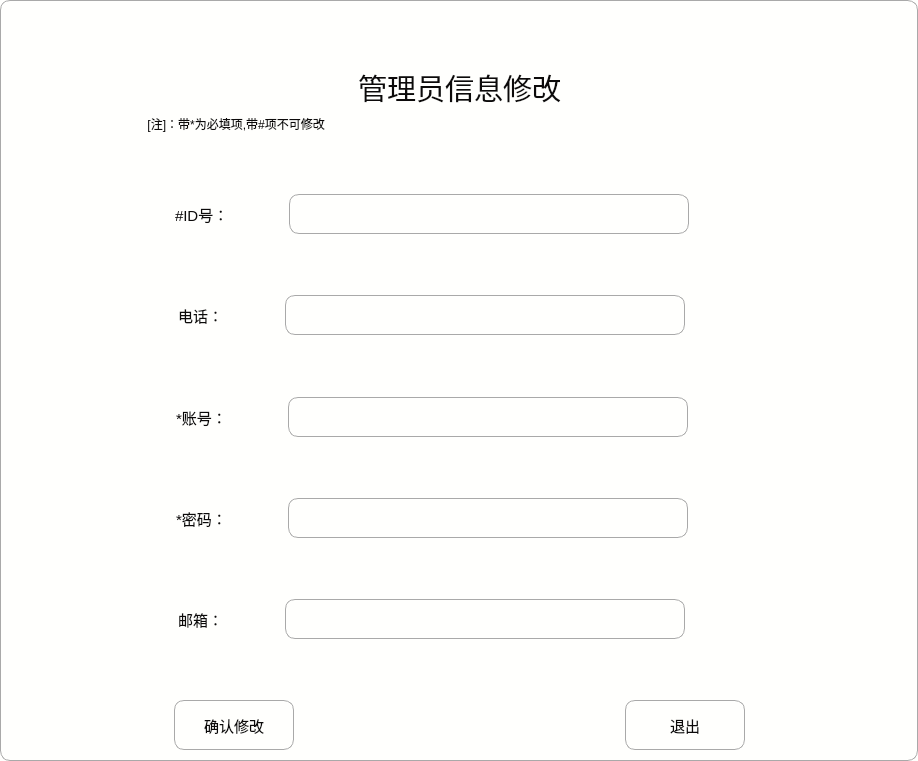
<?xml version="1.0" encoding="UTF-8"?>
<ui version="4.0">
 <class>Manchange</class>
 <widget class="QDialog" name="Manchange">
  <property name="geometry">
   <rect>
    <x>0</x>
    <y>0</y>
    <width>918</width>
    <height>761</height>
   </rect>
  </property>
  <property name="windowTitle">
   <string>Dialog</string>
  </property>
  <property name="styleSheet">
   <string notr="true">QPushButton:hover{
        color:red
        }
QLineEdit{
        border:1px solid gray;;
        border-radius:10px;
        padding:2px 4px;
}
QWidget{
        color:#0c0a0a;
        background:rgb(255, 255, 253);
        border-top:1px solid darkGray;
        border-bottom:1px solid darkGray;
        border-right:1px solid darkGray;
        border-left:1px solid darkGray;
        border-top-left-radius:10px;
        border-top-right-radius:10px;
        border-bottom-right-radius:10px;
        border-bottom-left-radius:10px;
    }
QLabel{
        border:none;}

</string>
  </property>
  <layout class="QVBoxLayout" name="verticalLayout_3">
   <item>
    <layout class="QVBoxLayout" name="verticalLayout_2">
     <item>
      <layout class="QVBoxLayout" name="verticalLayout"/>
     </item>
     <item>
      <spacer name="verticalSpacer_31">
       <property name="orientation">
        <enum>Qt::Vertical</enum>
       </property>
       <property name="sizeHint" stdset="0">
        <size>
         <width>20</width>
         <height>40</height>
        </size>
       </property>
      </spacer>
     </item>
     <item>
      <layout class="QHBoxLayout" name="horizontalLayout_13">
       <item>
        <spacer name="horizontalSpacer_15">
         <property name="orientation">
          <enum>Qt::Horizontal</enum>
         </property>
         <property name="sizeHint" stdset="0">
          <size>
           <width>40</width>
           <height>20</height>
          </size>
         </property>
        </spacer>
       </item>
       <item>
        <widget class="QLabel" name="titlelabel">
         <property name="font">
          <font>
           <family>华文楷体</family>
           <pointsize>22</pointsize>
          </font>
         </property>
         <property name="text">
          <string>管理员信息修改</string>
         </property>
        </widget>
       </item>
       <item>
        <spacer name="horizontalSpacer_14">
         <property name="orientation">
          <enum>Qt::Horizontal</enum>
         </property>
         <property name="sizeHint" stdset="0">
          <size>
           <width>40</width>
           <height>20</height>
          </size>
         </property>
        </spacer>
       </item>
      </layout>
     </item>
     <item>
      <widget class="QLabel" name="label">
       <property name="text">
        <string>                                         [注]：带*为必填项,带#项不可修改</string>
       </property>
      </widget>
     </item>
     <item>
      <spacer name="verticalSpacer_6">
       <property name="orientation">
        <enum>Qt::Vertical</enum>
       </property>
       <property name="sizeHint" stdset="0">
        <size>
         <width>20</width>
         <height>40</height>
        </size>
       </property>
      </spacer>
     </item>
     <item>
      <layout class="QHBoxLayout" name="horizontalLayout_4">
       <item>
        <spacer name="horizontalSpacer_52">
         <property name="orientation">
          <enum>Qt::Horizontal</enum>
         </property>
         <property name="sizeHint" stdset="0">
          <size>
           <width>40</width>
           <height>20</height>
          </size>
         </property>
        </spacer>
       </item>
       <item>
        <spacer name="horizontalSpacer_8">
         <property name="orientation">
          <enum>Qt::Horizontal</enum>
         </property>
         <property name="sizeHint" stdset="0">
          <size>
           <width>40</width>
           <height>20</height>
          </size>
         </property>
        </spacer>
       </item>
       <item>
        <spacer name="horizontalSpacer_54">
         <property name="orientation">
          <enum>Qt::Horizontal</enum>
         </property>
         <property name="sizeHint" stdset="0">
          <size>
           <width>40</width>
           <height>20</height>
          </size>
         </property>
        </spacer>
       </item>
       <item>
        <widget class="QLabel" name="phone_2">
         <property name="font">
          <font>
           <pointsize>11</pointsize>
          </font>
         </property>
         <property name="text">
          <string>#ID号：</string>
         </property>
        </widget>
       </item>
       <item>
        <spacer name="horizontalSpacer_55">
         <property name="orientation">
          <enum>Qt::Horizontal</enum>
         </property>
         <property name="sizeHint" stdset="0">
          <size>
           <width>40</width>
           <height>20</height>
          </size>
         </property>
        </spacer>
       </item>
       <item>
        <widget class="QTextBrowser" name="textBrowser_id">
         <property name="sizePolicy">
          <sizepolicy hsizetype="Minimum" vsizetype="Minimum">
           <horstretch>0</horstretch>
           <verstretch>0</verstretch>
          </sizepolicy>
         </property>
         <property name="minimumSize">
          <size>
           <width>400</width>
           <height>40</height>
          </size>
         </property>
         <property name="maximumSize">
          <size>
           <width>16777215</width>
           <height>40</height>
          </size>
         </property>
         <property name="font">
          <font>
           <pointsize>11</pointsize>
          </font>
         </property>
        </widget>
       </item>
       <item>
        <spacer name="horizontalSpacer_56">
         <property name="orientation">
          <enum>Qt::Horizontal</enum>
         </property>
         <property name="sizeHint" stdset="0">
          <size>
           <width>40</width>
           <height>20</height>
          </size>
         </property>
        </spacer>
       </item>
       <item>
        <spacer name="horizontalSpacer_57">
         <property name="orientation">
          <enum>Qt::Horizontal</enum>
         </property>
         <property name="sizeHint" stdset="0">
          <size>
           <width>40</width>
           <height>20</height>
          </size>
         </property>
        </spacer>
       </item>
       <item>
        <spacer name="horizontalSpacer_58">
         <property name="orientation">
          <enum>Qt::Horizontal</enum>
         </property>
         <property name="sizeHint" stdset="0">
          <size>
           <width>40</width>
           <height>20</height>
          </size>
         </property>
        </spacer>
       </item>
       <item>
        <spacer name="horizontalSpacer_9">
         <property name="orientation">
          <enum>Qt::Horizontal</enum>
         </property>
         <property name="sizeHint" stdset="0">
          <size>
           <width>40</width>
           <height>20</height>
          </size>
         </property>
        </spacer>
       </item>
      </layout>
     </item>
     <item>
      <spacer name="verticalSpacer">
       <property name="orientation">
        <enum>Qt::Vertical</enum>
       </property>
       <property name="sizeHint" stdset="0">
        <size>
         <width>20</width>
         <height>40</height>
        </size>
       </property>
      </spacer>
     </item>
     <item>
      <layout class="QHBoxLayout" name="horizontalLayout_2">
       <item>
        <spacer name="horizontalSpacer_33">
         <property name="orientation">
          <enum>Qt::Horizontal</enum>
         </property>
         <property name="sizeHint" stdset="0">
          <size>
           <width>40</width>
           <height>20</height>
          </size>
         </property>
        </spacer>
       </item>
       <item>
        <spacer name="horizontalSpacer_6">
         <property name="orientation">
          <enum>Qt::Horizontal</enum>
         </property>
         <property name="sizeHint" stdset="0">
          <size>
           <width>40</width>
           <height>20</height>
          </size>
         </property>
        </spacer>
       </item>
       <item>
        <spacer name="horizontalSpacer_39">
         <property name="orientation">
          <enum>Qt::Horizontal</enum>
         </property>
         <property name="sizeHint" stdset="0">
          <size>
           <width>40</width>
           <height>20</height>
          </size>
         </property>
        </spacer>
       </item>
       <item>
        <widget class="QLabel" name="phone">
         <property name="font">
          <font>
           <pointsize>11</pointsize>
          </font>
         </property>
         <property name="text">
          <string>电话：</string>
         </property>
        </widget>
       </item>
       <item>
        <spacer name="horizontalSpacer_26">
         <property name="orientation">
          <enum>Qt::Horizontal</enum>
         </property>
         <property name="sizeHint" stdset="0">
          <size>
           <width>40</width>
           <height>20</height>
          </size>
         </property>
        </spacer>
       </item>
       <item>
        <widget class="QTextEdit" name="textEdit_mph">
         <property name="sizePolicy">
          <sizepolicy hsizetype="Minimum" vsizetype="Minimum">
           <horstretch>0</horstretch>
           <verstretch>0</verstretch>
          </sizepolicy>
         </property>
         <property name="minimumSize">
          <size>
           <width>400</width>
           <height>40</height>
          </size>
         </property>
         <property name="maximumSize">
          <size>
           <width>16777215</width>
           <height>40</height>
          </size>
         </property>
         <property name="font">
          <font>
           <pointsize>11</pointsize>
          </font>
         </property>
        </widget>
       </item>
       <item>
        <spacer name="horizontalSpacer_45">
         <property name="orientation">
          <enum>Qt::Horizontal</enum>
         </property>
         <property name="sizeHint" stdset="0">
          <size>
           <width>40</width>
           <height>20</height>
          </size>
         </property>
        </spacer>
       </item>
       <item>
        <spacer name="horizontalSpacer_48">
         <property name="orientation">
          <enum>Qt::Horizontal</enum>
         </property>
         <property name="sizeHint" stdset="0">
          <size>
           <width>40</width>
           <height>20</height>
          </size>
         </property>
        </spacer>
       </item>
       <item>
        <spacer name="horizontalSpacer_35">
         <property name="orientation">
          <enum>Qt::Horizontal</enum>
         </property>
         <property name="sizeHint" stdset="0">
          <size>
           <width>40</width>
           <height>20</height>
          </size>
         </property>
        </spacer>
       </item>
       <item>
        <spacer name="horizontalSpacer">
         <property name="orientation">
          <enum>Qt::Horizontal</enum>
         </property>
         <property name="sizeHint" stdset="0">
          <size>
           <width>40</width>
           <height>20</height>
          </size>
         </property>
        </spacer>
       </item>
      </layout>
     </item>
     <item>
      <spacer name="verticalSpacer_3">
       <property name="orientation">
        <enum>Qt::Vertical</enum>
       </property>
       <property name="sizeHint" stdset="0">
        <size>
         <width>20</width>
         <height>40</height>
        </size>
       </property>
      </spacer>
     </item>
     <item>
      <layout class="QHBoxLayout" name="horizontalLayout_3">
       <item>
        <spacer name="horizontalSpacer_34">
         <property name="orientation">
          <enum>Qt::Horizontal</enum>
         </property>
         <property name="sizeHint" stdset="0">
          <size>
           <width>40</width>
           <height>20</height>
          </size>
         </property>
        </spacer>
       </item>
       <item>
        <spacer name="horizontalSpacer_12">
         <property name="orientation">
          <enum>Qt::Horizontal</enum>
         </property>
         <property name="sizeHint" stdset="0">
          <size>
           <width>40</width>
           <height>20</height>
          </size>
         </property>
        </spacer>
       </item>
       <item>
        <spacer name="horizontalSpacer_40">
         <property name="orientation">
          <enum>Qt::Horizontal</enum>
         </property>
         <property name="sizeHint" stdset="0">
          <size>
           <width>40</width>
           <height>20</height>
          </size>
         </property>
        </spacer>
       </item>
       <item>
        <widget class="QLabel" name="id">
         <property name="font">
          <font>
           <pointsize>11</pointsize>
          </font>
         </property>
         <property name="text">
          <string>*账号：</string>
         </property>
        </widget>
       </item>
       <item>
        <spacer name="horizontalSpacer_27">
         <property name="orientation">
          <enum>Qt::Horizontal</enum>
         </property>
         <property name="sizeHint" stdset="0">
          <size>
           <width>40</width>
           <height>20</height>
          </size>
         </property>
        </spacer>
       </item>
       <item>
        <widget class="QTextEdit" name="textEdit_mpnm">
         <property name="minimumSize">
          <size>
           <width>400</width>
           <height>40</height>
          </size>
         </property>
         <property name="maximumSize">
          <size>
           <width>16777215</width>
           <height>40</height>
          </size>
         </property>
         <property name="font">
          <font>
           <pointsize>11</pointsize>
          </font>
         </property>
        </widget>
       </item>
       <item>
        <spacer name="horizontalSpacer_46">
         <property name="orientation">
          <enum>Qt::Horizontal</enum>
         </property>
         <property name="sizeHint" stdset="0">
          <size>
           <width>40</width>
           <height>20</height>
          </size>
         </property>
        </spacer>
       </item>
       <item>
        <spacer name="horizontalSpacer_7">
         <property name="orientation">
          <enum>Qt::Horizontal</enum>
         </property>
         <property name="sizeHint" stdset="0">
          <size>
           <width>40</width>
           <height>20</height>
          </size>
         </property>
        </spacer>
       </item>
       <item>
        <spacer name="horizontalSpacer_36">
         <property name="orientation">
          <enum>Qt::Horizontal</enum>
         </property>
         <property name="sizeHint" stdset="0">
          <size>
           <width>40</width>
           <height>20</height>
          </size>
         </property>
        </spacer>
       </item>
       <item>
        <spacer name="horizontalSpacer_3">
         <property name="orientation">
          <enum>Qt::Horizontal</enum>
         </property>
         <property name="sizeHint" stdset="0">
          <size>
           <width>40</width>
           <height>20</height>
          </size>
         </property>
        </spacer>
       </item>
      </layout>
     </item>
     <item>
      <spacer name="verticalSpacer_2">
       <property name="orientation">
        <enum>Qt::Vertical</enum>
       </property>
       <property name="sizeHint" stdset="0">
        <size>
         <width>20</width>
         <height>40</height>
        </size>
       </property>
      </spacer>
     </item>
     <item>
      <layout class="QHBoxLayout" name="horizontalLayout">
       <item>
        <spacer name="horizontalSpacer_30">
         <property name="orientation">
          <enum>Qt::Horizontal</enum>
         </property>
         <property name="sizeHint" stdset="0">
          <size>
           <width>40</width>
           <height>20</height>
          </size>
         </property>
        </spacer>
       </item>
       <item>
        <spacer name="horizontalSpacer_13">
         <property name="orientation">
          <enum>Qt::Horizontal</enum>
         </property>
         <property name="sizeHint" stdset="0">
          <size>
           <width>40</width>
           <height>20</height>
          </size>
         </property>
        </spacer>
       </item>
       <item>
        <spacer name="horizontalSpacer_41">
         <property name="orientation">
          <enum>Qt::Horizontal</enum>
         </property>
         <property name="sizeHint" stdset="0">
          <size>
           <width>40</width>
           <height>20</height>
          </size>
         </property>
        </spacer>
       </item>
       <item>
        <widget class="QLabel" name="key">
         <property name="font">
          <font>
           <pointsize>11</pointsize>
          </font>
         </property>
         <property name="text">
          <string>*密码：</string>
         </property>
        </widget>
       </item>
       <item>
        <spacer name="horizontalSpacer_29">
         <property name="orientation">
          <enum>Qt::Horizontal</enum>
         </property>
         <property name="sizeHint" stdset="0">
          <size>
           <width>40</width>
           <height>20</height>
          </size>
         </property>
        </spacer>
       </item>
       <item>
        <widget class="QTextEdit" name="textEdit_mpsw">
         <property name="minimumSize">
          <size>
           <width>400</width>
           <height>40</height>
          </size>
         </property>
         <property name="maximumSize">
          <size>
           <width>16777215</width>
           <height>40</height>
          </size>
         </property>
         <property name="font">
          <font>
           <pointsize>11</pointsize>
          </font>
         </property>
        </widget>
       </item>
       <item>
        <spacer name="horizontalSpacer_43">
         <property name="orientation">
          <enum>Qt::Horizontal</enum>
         </property>
         <property name="sizeHint" stdset="0">
          <size>
           <width>40</width>
           <height>20</height>
          </size>
         </property>
        </spacer>
       </item>
       <item>
        <spacer name="horizontalSpacer_37">
         <property name="orientation">
          <enum>Qt::Horizontal</enum>
         </property>
         <property name="sizeHint" stdset="0">
          <size>
           <width>40</width>
           <height>20</height>
          </size>
         </property>
        </spacer>
       </item>
       <item>
        <spacer name="horizontalSpacer_49">
         <property name="orientation">
          <enum>Qt::Horizontal</enum>
         </property>
         <property name="sizeHint" stdset="0">
          <size>
           <width>40</width>
           <height>20</height>
          </size>
         </property>
        </spacer>
       </item>
       <item>
        <spacer name="horizontalSpacer_2">
         <property name="orientation">
          <enum>Qt::Horizontal</enum>
         </property>
         <property name="sizeHint" stdset="0">
          <size>
           <width>40</width>
           <height>20</height>
          </size>
         </property>
        </spacer>
       </item>
      </layout>
     </item>
     <item>
      <spacer name="verticalSpacer_4">
       <property name="orientation">
        <enum>Qt::Vertical</enum>
       </property>
       <property name="sizeHint" stdset="0">
        <size>
         <width>20</width>
         <height>40</height>
        </size>
       </property>
      </spacer>
     </item>
     <item>
      <layout class="QHBoxLayout" name="horizontalLayout_5">
       <item>
        <spacer name="horizontalSpacer_31">
         <property name="orientation">
          <enum>Qt::Horizontal</enum>
         </property>
         <property name="sizeHint" stdset="0">
          <size>
           <width>40</width>
           <height>20</height>
          </size>
         </property>
        </spacer>
       </item>
       <item>
        <spacer name="horizontalSpacer_47">
         <property name="orientation">
          <enum>Qt::Horizontal</enum>
         </property>
         <property name="sizeHint" stdset="0">
          <size>
           <width>40</width>
           <height>20</height>
          </size>
         </property>
        </spacer>
       </item>
       <item>
        <spacer name="horizontalSpacer_42">
         <property name="orientation">
          <enum>Qt::Horizontal</enum>
         </property>
         <property name="sizeHint" stdset="0">
          <size>
           <width>40</width>
           <height>20</height>
          </size>
         </property>
        </spacer>
       </item>
       <item>
        <widget class="QLabel" name="e_mail">
         <property name="font">
          <font>
           <pointsize>11</pointsize>
          </font>
         </property>
         <property name="text">
          <string>邮箱：</string>
         </property>
        </widget>
       </item>
       <item>
        <spacer name="horizontalSpacer_28">
         <property name="orientation">
          <enum>Qt::Horizontal</enum>
         </property>
         <property name="sizeHint" stdset="0">
          <size>
           <width>40</width>
           <height>20</height>
          </size>
         </property>
        </spacer>
       </item>
       <item>
        <widget class="QTextEdit" name="textEdit_mpem">
         <property name="minimumSize">
          <size>
           <width>400</width>
           <height>40</height>
          </size>
         </property>
         <property name="maximumSize">
          <size>
           <width>16777215</width>
           <height>40</height>
          </size>
         </property>
         <property name="font">
          <font>
           <pointsize>11</pointsize>
          </font>
         </property>
        </widget>
       </item>
       <item>
        <spacer name="horizontalSpacer_44">
         <property name="orientation">
          <enum>Qt::Horizontal</enum>
         </property>
         <property name="sizeHint" stdset="0">
          <size>
           <width>40</width>
           <height>20</height>
          </size>
         </property>
        </spacer>
       </item>
       <item>
        <spacer name="horizontalSpacer_50">
         <property name="orientation">
          <enum>Qt::Horizontal</enum>
         </property>
         <property name="sizeHint" stdset="0">
          <size>
           <width>40</width>
           <height>20</height>
          </size>
         </property>
        </spacer>
       </item>
       <item>
        <spacer name="horizontalSpacer_38">
         <property name="orientation">
          <enum>Qt::Horizontal</enum>
         </property>
         <property name="sizeHint" stdset="0">
          <size>
           <width>40</width>
           <height>20</height>
          </size>
         </property>
        </spacer>
       </item>
       <item>
        <spacer name="horizontalSpacer_4">
         <property name="orientation">
          <enum>Qt::Horizontal</enum>
         </property>
         <property name="sizeHint" stdset="0">
          <size>
           <width>40</width>
           <height>20</height>
          </size>
         </property>
        </spacer>
       </item>
      </layout>
     </item>
     <item>
      <spacer name="verticalSpacer_5">
       <property name="orientation">
        <enum>Qt::Vertical</enum>
       </property>
       <property name="sizeHint" stdset="0">
        <size>
         <width>20</width>
         <height>40</height>
        </size>
       </property>
      </spacer>
     </item>
     <item>
      <layout class="QHBoxLayout" name="horizontalLayout_8">
       <item>
        <spacer name="horizontalSpacer_32">
         <property name="orientation">
          <enum>Qt::Horizontal</enum>
         </property>
         <property name="sizeHint" stdset="0">
          <size>
           <width>40</width>
           <height>20</height>
          </size>
         </property>
        </spacer>
       </item>
       <item>
        <widget class="QPushButton" name="confirmBu">
         <property name="minimumSize">
          <size>
           <width>120</width>
           <height>50</height>
          </size>
         </property>
         <property name="font">
          <font>
           <pointsize>11</pointsize>
          </font>
         </property>
         <property name="text">
          <string>确认修改</string>
         </property>
        </widget>
       </item>
       <item>
        <spacer name="horizontalSpacer_51">
         <property name="orientation">
          <enum>Qt::Horizontal</enum>
         </property>
         <property name="sizeHint" stdset="0">
          <size>
           <width>40</width>
           <height>20</height>
          </size>
         </property>
        </spacer>
       </item>
       <item>
        <spacer name="horizontalSpacer_53">
         <property name="orientation">
          <enum>Qt::Horizontal</enum>
         </property>
         <property name="sizeHint" stdset="0">
          <size>
           <width>40</width>
           <height>20</height>
          </size>
         </property>
        </spacer>
       </item>
       <item>
        <widget class="QPushButton" name="pushButton">
         <property name="minimumSize">
          <size>
           <width>120</width>
           <height>50</height>
          </size>
         </property>
         <property name="font">
          <font>
           <family>SimSun-ExtB</family>
           <pointsize>11</pointsize>
          </font>
         </property>
         <property name="text">
          <string>退出</string>
         </property>
        </widget>
       </item>
       <item>
        <spacer name="horizontalSpacer_5">
         <property name="orientation">
          <enum>Qt::Horizontal</enum>
         </property>
         <property name="sizeHint" stdset="0">
          <size>
           <width>40</width>
           <height>20</height>
          </size>
         </property>
        </spacer>
       </item>
      </layout>
     </item>
    </layout>
   </item>
  </layout>
 </widget>
 <resources/>
 <connections>
  <connection>
   <sender>pushButton</sender>
   <signal>clicked()</signal>
   <receiver>Manchange</receiver>
   <slot>close()</slot>
   <hints>
    <hint type="sourcelabel">
     <x>723</x>
     <y>721</y>
    </hint>
    <hint type="destinationlabel">
     <x>862</x>
     <y>673</y>
    </hint>
   </hints>
  </connection>
 </connections>
</ui>
